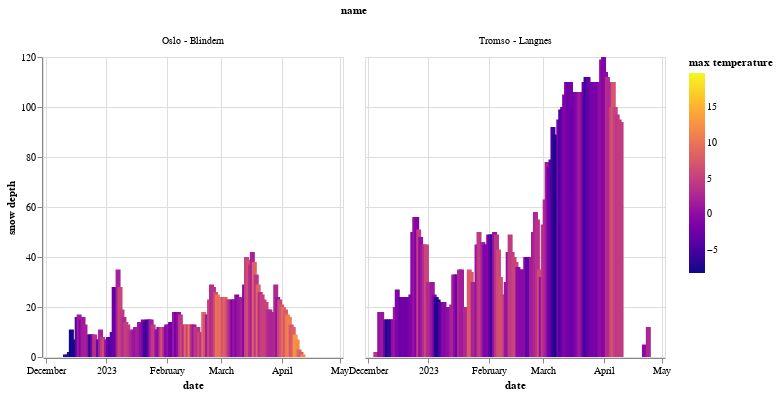

The cell this chart's notebook holds for it:
### Code cell
alt.Chart(data).mark_bar().encode(
    x="date",
    y="snow depth",
    color=alt.Color("max temperature").scale(scheme="plasma"),
    column="name",
)

### Figure 1 — Vega-Lite specification as saved in the notebook (floating-point values rounded to 4 significant figures; data arrays with more than 128 entries replaced by an {"elided": "..."} marker saying what was removed)
{"config": {"view": {"continuousWidth": 300, "continuousHeight": 300}}, "data": {"name": "data-3ec17c340b86e1e5c428ccb099babb17"}, "mark": {"type": "bar"}, "encoding": {"color": {"field": "max temperature", "scale": {"scheme": "plasma"}, "type": "quantitative"}, "column": {"field": "name", "type": "nominal"}, "x": {"field": "date", "type": "temporal"}, "y": {"field": "snow depth", "type": "quantitative"}}, "$schema": "https://vega.github.io/schema/vega-lite/v5.8.0.json", "datasets": {"data-3ec17c340b86e1e5c428ccb099babb17": {"elided": "300 records"}}}
